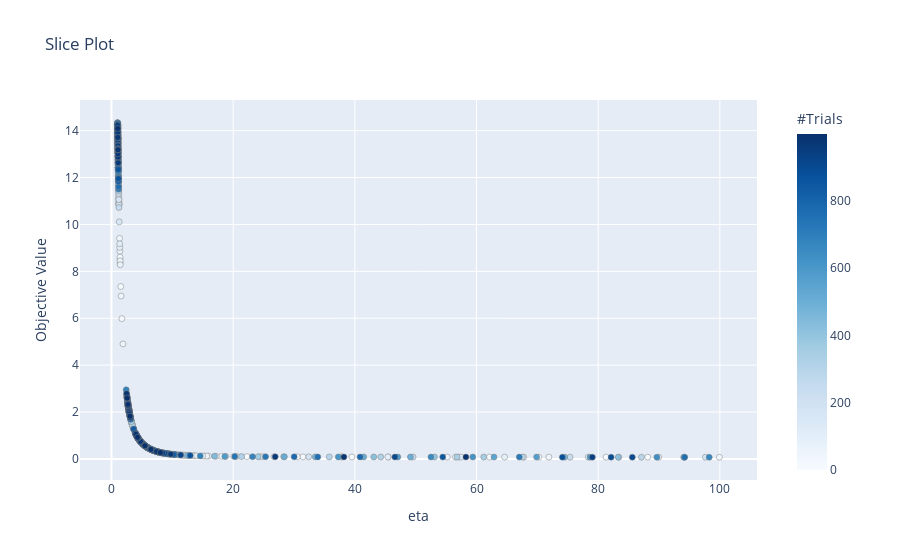

The notebook cell this image was saved under:
### Code cell
# Eta of [1, 100] for NYSE
optuna.visualization.plot_slice(nyse_large_eta_optuna)

### Figure 1 — Plotly figure (JSON) as saved in the notebook; plotly's stock layout.template omitted (floating-point values rounded to 4 significant figures; data arrays with more than 128 entries replaced by an {"elided": "..."} marker saying what was removed)
{"data": [{"marker": {"color": {"elided": "1000 int values"}, "colorbar": {"title": {"text": "#Trials"}, "x": 1, "xpad": 40}, "colorscale": [[0, "rgb(247,251,255)"], [0.125, "rgb(222,235,247)"], [0.25, "rgb(198,219,239)"], [0.375, "rgb(158,202,225)"], [0.5, "rgb(107,174,214)"], [0.625, "rgb(66,146,198)"], [0.75, "rgb(33,113,181)"], [0.875, "rgb(8,81,156)"], [1, "rgb(8,48,107)"]], "line": {"color": "Grey", "width": 0.5}}, "mode": "markers", "showlegend": false, "type": "scatter", "x": {"elided": "1000 float values"}, "y": {"elided": "1000 float values"}}], "layout": {"title": {"text": "Slice Plot"}, "xaxis": {"title": {"text": "eta"}}, "yaxis": {"title": {"text": "Objective Value"}}}}
